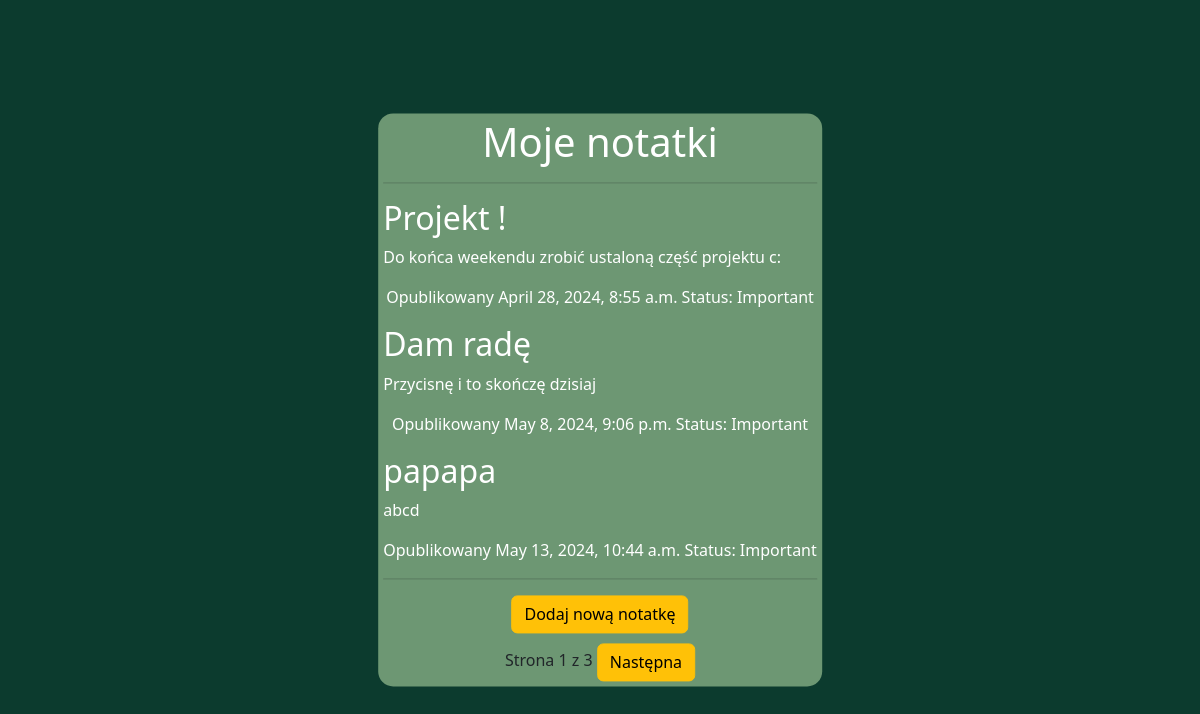
Before: / with the older database file.
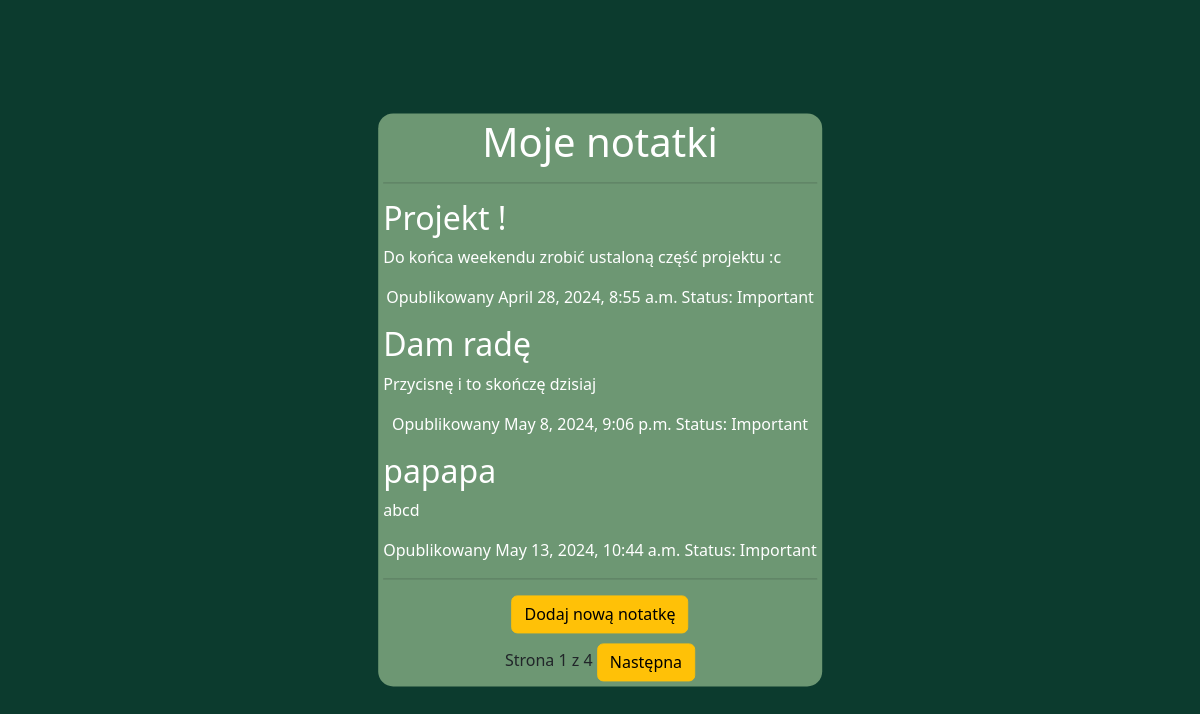
After: the same page with the newer database file.
### aplikacjaNotatnik/models.py (models this page shows, shortened)
class Note(models.Model):
    STATUS_CHOICES = (
        ('Important', 'Important'),
        ('Usually', 'Usually')
    )
    title = models.CharField(max_length=100)
    text = models.TextField()
    time = models.DateTimeField(auto_now_add=True)
    author = models.ForeignKey(User, on_delete=models.CASCADE)
    status = models.CharField(max_length=10, choices=STATUS_CHOICES, default='Usually')
    id = models.AutoField(primary_key=True)
    def get_absolute_url(self):
        return reverse('detail_note', args=[self.id])

### aplikacjaNotatnik/views.py (the view)
# urls.py: path("", views.notes_list, name='notes_list'),
def notes_list(request):
    notes = Note.objects.all()
    important_notes = Note.objects.filter(status='Important')
    usually_notes = Note.objects.filter(status='Usually')
    notes = list(important_notes) + list(usually_notes)
    paginator = Paginator(notes, 3)
    page_number = request.GET.get('page')
    try:
        notes = paginator.page(page_number)
    except PageNotAnInteger:
        notes = paginator.page(1)
    except EmptyPage:
        notes = paginator.page(paginator.num_pages)
    return render(request, 'notes_list.html', {'notes': notes})

### aplikacjaNotatnik/templates/notes_list.html (shortened to what this page needs)
{% extends "base.html" %}
{% load static %}
{% block content %}
    <main>
        <div class="main-div">
            <h1 class="info">Moje notatki</h1>
            <hr>
            {% for note in notes %}
                <h2><a class="note-title" href="{{ note.get_absolute_url }}">{{ note.title }}</a></h2>
                <div class="note-text">{{ note.text|truncatewords:30|linebreaks }}</div>
                <p class="info">Opublikowany {{ note.time }} Status: {{ note.status }}</p>
            {% endfor %}
            <hr>
            <div class="info-center">
                <a class="btn btn-warning add-note-margin" href="{% url 'add_note' %}">Dodaj nową notatkę</a>
                <br>
                {% include "pagination.html" with page=notes %}
            </div>
        </div>
    </main>
{% endblock %}

### aplikacjaNotatnik/templates/base.html (shortened to what this page needs)
{% load static %}
<!DOCTYPE html>
<html lang="pl-PL">
<head>
    <link href="{% static "css/notatnik.css" %}" rel="stylesheet">
    <link href="https://cdn.jsdelivr.net/npm/bootstrap@5.3.3/dist/css/bootstrap.min.css" rel="stylesheet">
</head>
<body>
    <div id="content">
        {% block content %}
        {% endblock %}
    </div>
</body>
</html>

### aplikacjaNotatnik/templates/pagination.html (shortened to what this page needs)
<div class="pagination">
    <span class="step-links">
        <span class="current">
            Strona {{ page.number }} z {{ page.paginator.num_pages }}
        </span>
    {% if page.has_next %}
        <a class="btn btn-warning" href="?page={{ page.next_page_number }}">Następna</a>
    {% endif %}
    </span>
</div>

### aplikacjaNotatnik/static/css/notatnik.css (style rules this page uses)
.main-div { height: auto; width: auto; padding: 5px; position: absolute; top: 50%; left: 50%; transform: translate(-50%, -50%); overflow-y: auto; background-color: #6D9773; border-radius: 15px; }
.note-title, .info { text-decoration: none; color: white; }
body { background-color: #0C3B2E !important; }
.note-text { color: white !important; }
.add-note-margin { margin-bottom: 10px !important; }
.info-center, .info { text-align: center !important; }
.pagination { display: inline-block !important; }

Changed rows visible on the page:
changed Note "Projekt !": text "Do końca weekendu zrobić ustaloną część projektu c:" → "Do końca weekendu zrobić ustaloną część projektu :c"
Other visible differences:
{{ page.paginator.num_pages }}: "3" → "4"
